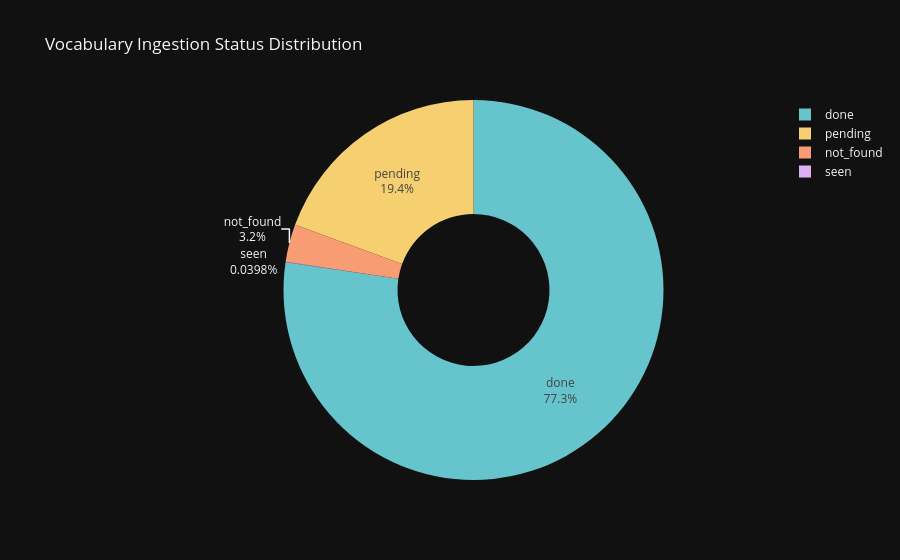

Here is the notebook cell this chart was saved with:
### Markdown cell above
## Section 2: Ingestion & Data Quality Audit
An essential step for a data engineer is auditing the data ingestion pipeline. In this section, we analyze:
* **Crawl Success Rates**: The status of scraped URL slugs.
* **Error Message Patterns**: Categorization of crawl-time errors.
* **Ingestion Velocity**: The rate at which the database was populated (words crawled per 10-minute interval).

### Code cell
# Analyze crawl status distribution
with get_connection() as conn:
    df_status = pd.read_sql_query(
        "SELECT status, COUNT(*) as count FROM words GROUP BY status;", conn
    )

df_status["percentage"] = (df_status["count"] / df_status["count"].sum() * 100).round(2)
print("=== Ingestion Crawl Status ===")
print(df_status.to_string(index=False))

# Pie Chart
fig_status = px.pie(
    df_status,
    values="count",
    names="status",
    title="Vocabulary Ingestion Status Distribution",
    hole=0.4,
    color_discrete_sequence=px.colors.qualitative.Pastel
)
fig_status.update_traces(textinfo="percent+label")
fig_status.show()

### Figure 1 — Plotly figure (JSON) as saved in the notebook; plotly's stock layout.template omitted (floating-point values rounded to 4 significant figures)
{"data": [{"domain": {"x": [0.0, 1.0], "y": [0.0, 1.0]}, "hole": 0.4, "hovertemplate": "status=%{label}<br>count=%{value}<extra></extra>", "labels": ["done", "not_found", "pending", "seen"], "legendgroup": "", "name": "", "showlegend": true, "textinfo": "percent+label", "type": "pie", "values": [87461, 3621, 21959, 45]}], "layout": {"legend": {"tracegroupgap": 0}, "piecolorway": ["rgb(102, 197, 204)", "rgb(246, 207, 113)", "rgb(248, 156, 116)", "rgb(220, 176, 242)", "rgb(135, 197, 95)", "rgb(158, 185, 243)", "rgb(254, 136, 177)", "rgb(201, 219, 116)", "rgb(139, 224, 164)", "rgb(180, 151, 231)", "rgb(179, 179, 179)"], "title": {"text": "Vocabulary Ingestion Status Distribution"}}}
